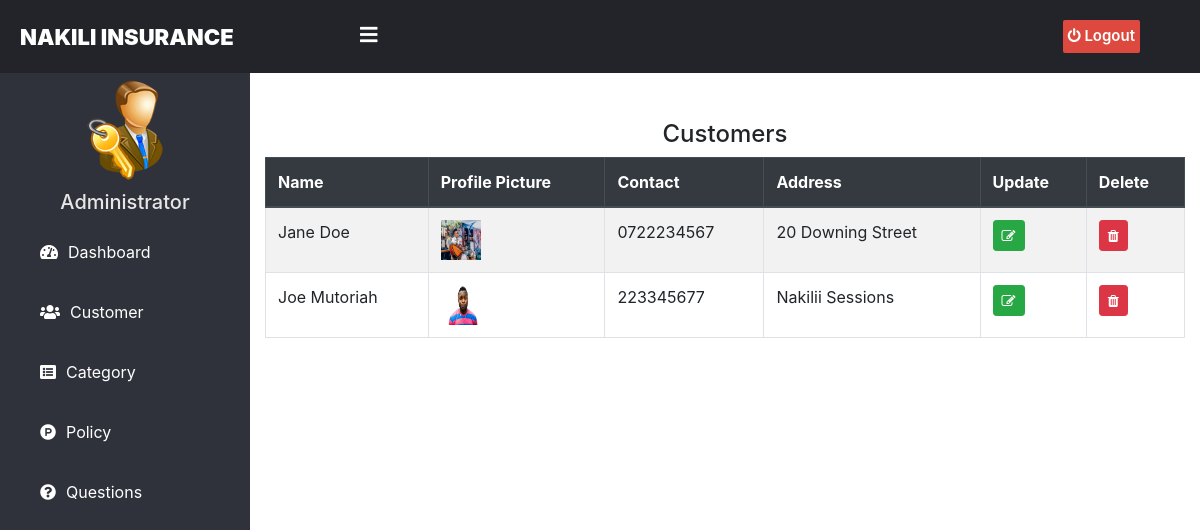
The app's page /admin-view-customer (signed in), older data.
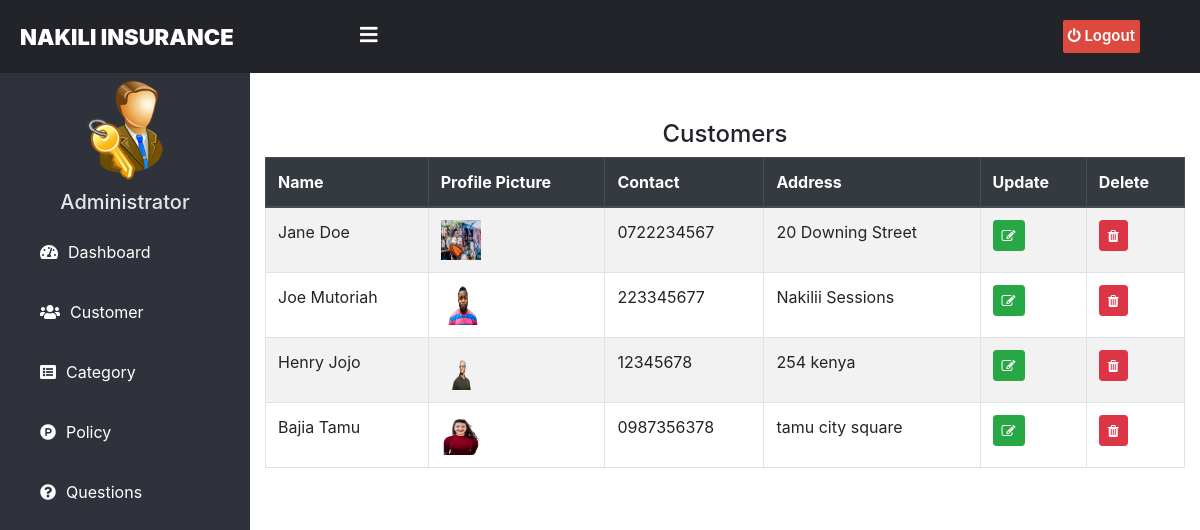
The same page, newer data.
### customer/models.py (models this page shows, shortened)
class Customer(models.Model):
    user=models.OneToOneField(User,on_delete=models.CASCADE)
    profile_pic= models.ImageField(upload_to='profile_pic/Customer/',null=True,blank=True)
    address = models.CharField(max_length=40)
    mobile = models.CharField(max_length=20,null=False)
    @property
    def get_name(self):
        return self.user.first_name+" "+self.user.last_name

### insurance/views.py (the view)
# urls.py: path('admin-view-customer', views.admin_view_customer_view,name='admin-view-customer'),
@login_required(login_url='adminlogin')
def admin_view_customer_view(request):
    customers= CMODEL.Customer.objects.all()
    return render(request,'insurance/admin_view_customer.html',{'customers':customers})

### templates/insurance/admin_view_customer.html (shortened to what this page needs)
{% extends 'insurance/adminbase.html' %}
{% block content %}
{%load static%}
<head>
  <link href="http://netdna.bootstrapcdn.com/bootstrap/4.0.0-beta/css/bootstrap.min.css" rel="stylesheet">
    <link rel="stylesheet" href="https://maxcdn.bootstrapcdn.com/bootstrap/4.4.1/css/bootstrap.min.css">
    <link href="https://maxcdn.bootstrapcdn.com/font-awesome/4.3.0/css/font-awesome.min.css" rel="stylesheet">
</head>
<div class="container">
  <div class="panel panel-primary">
    <div class="panel-heading">
      <h4 class="text-center">Customers</h4>
    </div>
    <table class="table table-hover table-bordered table-striped" id="dev-table">
      <thead class="thead-dark">
        <tr>
          <th>Name</th>
          <th>Profile Picture</th>
          <th>Contact</th>
          <th>Address</th>
          <th>Update</th>
          <th>Delete</th>
        </tr>
      </thead>
      {% for t in customers %}
      <tr>
        <td> {{t.get_name}}</td>
        <td> <img src="{% static t.profile_pic.url %}" alt="Profile Pic" height="40px" width="40px" /></td>
        <td>{{t.mobile}}</td>
        <td>{{t.address}}</td>
        <td><a class="btn btn-success btn-sm" href="{% url 'update-customer' t.id  %}"><span class="fa fa-edit"></span></a></td>
        <td><a class="btn btn-danger btn-sm" href="{% url 'delete-customer' t.id  %}"><span class="fa fa-trash"></span></a></td>
      </tr>
      {% endfor %}
    </table>
  </div>
</div>
<br><br><br><br><br><br>
{% endblock content %}

Row changes from the older to the newer data that the page shows:
added Customer: get_name "Henry Jojo", profile_pic (picture), mobile "12345678", address "254 kenya"
added Customer: get_name "Bajia Tamu", profile_pic (picture), mobile "0987356378", address "tamu city square"
